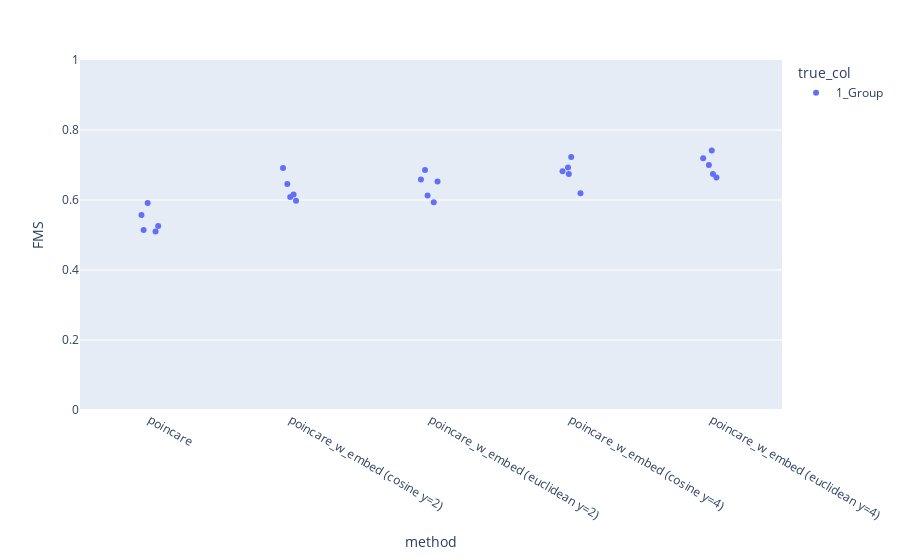

The cell this chart's notebook holds for it:
### Markdown cell above
### FMS

### Code cell
fig = px.strip(df_results_clust, x='method', y='FMS', color = "true_col")
fig.update_yaxes(range = [0,1])
fig.show()

# Need to add the original poincaré method

### Figure 1 — Plotly figure (JSON) as saved in the notebook; plotly's stock layout.template omitted (floating-point values rounded to 4 significant figures)
{"data": [{"alignmentgroup": "True", "boxpoints": "all", "fillcolor": "rgba(255,255,255,0)", "hoveron": "points", "hovertemplate": "true_col=1_Group<br>method=%{x}<br>FMS=%{y}<extra></extra>", "legendgroup": "1_Group", "line": {"color": "rgba(255,255,255,0)"}, "marker": {"color": "#636efa"}, "name": "1_Group", "offsetgroup": "1_Group", "orientation": "v", "pointpos": 0, "showlegend": true, "type": "box", "x": ["poincare", "poincare_w_embed (cosine y=2)", "poincare_w_embed (euclidean y=2)", "poincare_w_embed (cosine y=4)", "poincare_w_embed (euclidean y=4)", "poincare", "poincare_w_embed (cosine y=2)", "poincare_w_embed (euclidean y=2)", "poincare_w_embed (cosine y=4)", "poincare_w_embed (euclidean y=4)", "poincare", "poincare_w_embed (cosine y=2)", "poincare_w_embed (euclidean y=2)", "poincare_w_embed (cosine y=4)", "poincare_w_embed (euclidean y=4)", "poincare", "poincare_w_embed (cosine y=2)", "poincare_w_embed (euclidean y=2)", "poincare_w_embed (cosine y=4)", "poincare_w_embed (euclidean y=4)", "poincare", "poincare_w_embed (cosine y=2)", "poincare_w_embed (euclidean y=2)", "poincare_w_embed (cosine y=4)", "poincare_w_embed (euclidean y=4)"], "x0": " ", "xaxis": "x", "y": [0.5254, 0.5981, 0.5936, 0.674, 0.7003, 0.5571, 0.6086, 0.6584, 0.693, 0.7418, 0.5104, 0.6455, 0.6126, 0.6823, 0.6641, 0.5914, 0.616, 0.6861, 0.723, 0.6746, 0.5146, 0.6913, 0.6531, 0.6192, 0.7195], "y0": " ", "yaxis": "y"}], "layout": {"boxmode": "group", "legend": {"title": {"text": "true_col"}, "tracegroupgap": 0}, "margin": {"t": 60}, "xaxis": {"anchor": "y", "domain": [0, 1], "title": {"text": "method"}}, "yaxis": {"anchor": "x", "domain": [0, 1], "range": [0, 1], "title": {"text": "FMS"}}}}
